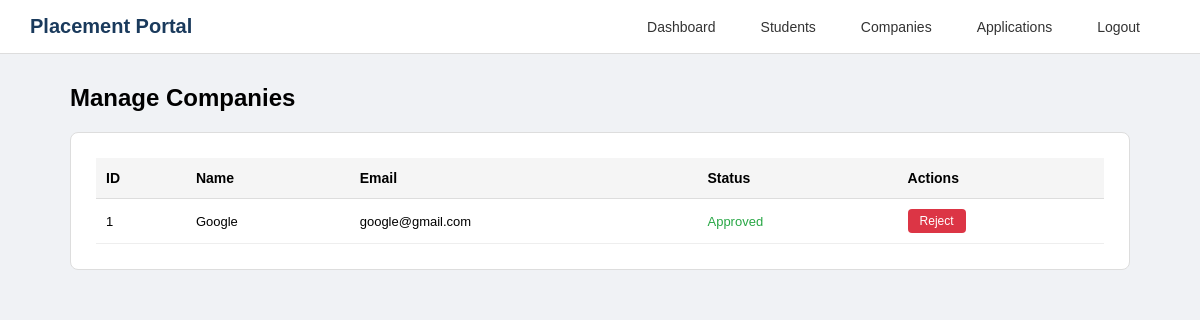
/admin_companies (signed in), run on the app's committed database.
### tables this page shows
CREATE TABLE companies (
        id INTEGER PRIMARY KEY AUTOINCREMENT,
        name TEXT,
        email TEXT,
        password TEXT,
        hr_contact TEXT,
        website TEXT,
        status TEXT DEFAULT 'Pending'
    );

### app.py (the view)
@app.route('/admin_companies')
def admin_companies():
    if session.get('role') != 'admin':
        return redirect('/login')
    conn = sqlite3.connect('database.db')
    cursor = conn.cursor()
    companies = cursor.execute("SELECT * FROM companies ORDER BY status").fetchall()
    conn.close()
    return render_template('admin_companies.html', companies=companies)

### templates/admin_companies.html (shortened to what this page needs)
<!DOCTYPE html>
<html>
<head>
    <link rel="stylesheet" href="{{ url_for('static', filename='style.css') }}">
</head>
<body>
    <div class="navbar">
        <span class="logo">Placement Portal</span>
        <div class="nav-links">
            <a href="/admin_dashboard">Dashboard</a>
            <a href="/admin_students">Students</a>
            <a href="/admin_companies">Companies</a>
            <a href="/admin_applications">Applications</a>
            <a href="/logout">Logout</a>
        </div>
    </div>
    <div class="container">
        <h1 class="page-title">Manage Companies</h1>
        <div class="card">
            <table class="admin-table">
                <thead>
                    <tr>
                        <th>ID</th>
                        <th>Name</th>
                        <th>Email</th>
                        <th>Status</th>
                        <th>Actions</th>
                    </tr>
                </thead>
                <tbody>
                    {% for c in companies %}
                    <tr>
                        <td>{{ c[0] }}</td>
                        <td>{{ c[1] }}</td>
                        <td>{{ c[2] }}</td>
                        <td>
                            {% if c[6] == 'Approved' %}
                            <span class="status-approved">Approved</span>
                            {% elif c[6] == 'Pending' %}
                            <span class="status-pending">Pending</span>
                            {% else %}
                            <span class="status-rejected">Rejected</span>
                            {% endif %}
                        </td>
                        <td>
                            {% if c[6] == 'Pending' %}
                            <a href="/approve_company/{{ c[0] }}" class="btn-approve">Approve</a>
                            <a href="/reject_company/{{ c[0] }}" class="btn-reject">Reject</a>
                            {% elif c[6] == 'Approved' %}
                            <a href="/reject_company/{{ c[0] }}" class="btn-reject">Reject</a>
                            {% endif %}
                        </td>
                    </tr>
                    {% endfor %}
                </tbody>
            </table>
        </div>
    </div>
</body>
</html>

### static/style.css (style rules this page uses)
* { margin: 0; padding: 0; box-sizing: border-box; }
body { font-family: Arial, sans-serif; background: #f0f2f5; }
.navbar { background: white; padding: 15px 30px; display: flex; justify-content: space-between; align-items: center; border-bottom: 1px solid #ddd; }
.navbar a { margin-right: 30px; }
.logo { font-size: 20px; font-weight: bold; color: #1a3a5c; }
.container { max-width: 1100px; margin: 0 auto; padding: 30px 20px; }
.card { background: white; border-radius: 8px; border: 1px solid #ddd; padding: 25px; }
.card { position: relative; margin-top: 20px; }
.admin-table { width: 100%; border-collapse: collapse; }
.admin-table th { background: #f5f5f5; padding: 12px 10px; text-align: left; border-bottom: 1px solid #ddd; font-size: 14px; font-weight: bold; }
.admin-table td { padding: 10px; border-bottom: 1px solid #eee; font-size: 13px; }
.btn-reject { background: #dc3545; color: white; padding: 5px 12px; border-radius: 4px; text-decoration: none; font-size: 12px; display: inline-block; }
.page-title { margin-bottom: 20px; font-size: 24px; }
.nav-links { display: flex; gap: 15px; }
.nav-links a { color: #333; text-decoration: none; font-size: 14px; }
.status-approved { color: #28a745; }

### data on the page
companies: id "1", name "Google", email "google@gmail.com", status "Approved"
